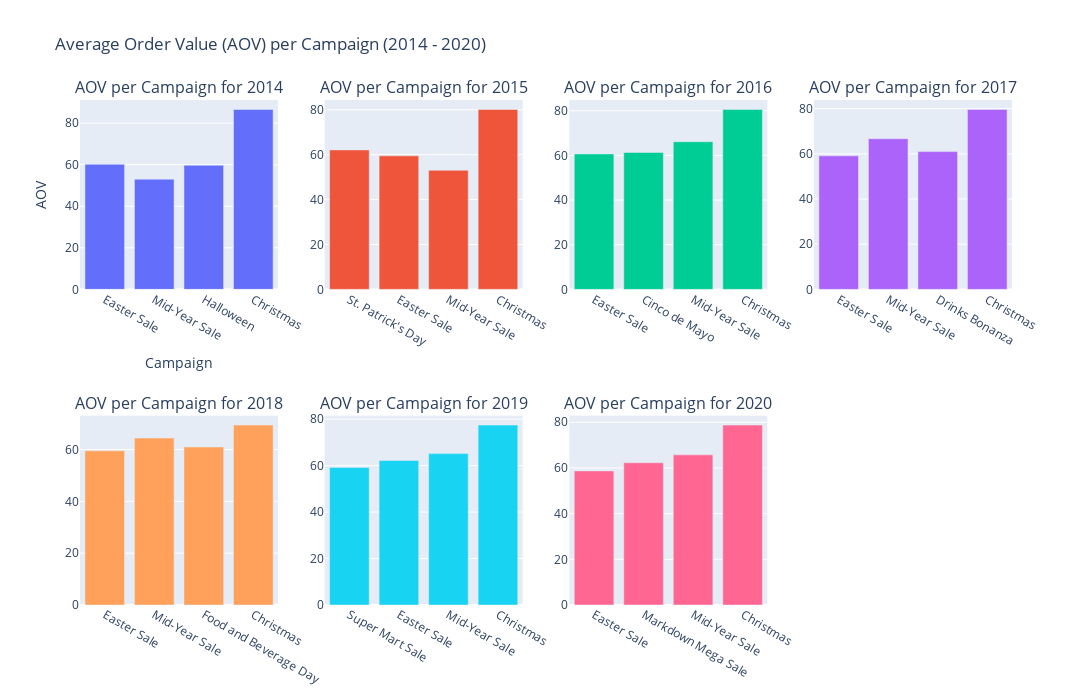

Here is the notebook cell this chart was saved with:
### Markdown cell above
##### AOV per Campaign (2014 - 2020)

### Code cell
df_campaign_by_month = aov_analysis(df2)[4]
aov_campaign_bar_graph(df_campaign_by_month)

### Figure 1 — Plotly figure (JSON) as saved in the notebook; plotly's stock layout.template omitted (floating-point values rounded to 4 significant figures)
{"data": [{"hovertemplate": "AOV: %{y}", "type": "bar", "x": ["Easter Sale", "Mid-Year Sale", "Halloween", "Christmas"], "xaxis": "x", "y": [60.2, 53.04, 59.72, 86.59], "yaxis": "y"}, {"hovertemplate": "AOV: %{y}", "type": "bar", "x": ["St. Patrick's Day", "Easter Sale", "Mid-Year Sale", "Christmas"], "xaxis": "x2", "y": [62.13, 59.47, 53.04, 80.14], "yaxis": "y2"}, {"hovertemplate": "AOV: %{y}", "type": "bar", "x": ["Easter Sale", "Cinco de Mayo", "Mid-Year Sale", "Christmas"], "xaxis": "x3", "y": [60.67, 61.33, 66.12, 80.57], "yaxis": "y3"}, {"hovertemplate": "AOV: %{y}", "type": "bar", "x": ["Easter Sale", "Mid-Year Sale", "Drinks Bonanza", "Christmas"], "xaxis": "x4", "y": [59.11, 66.7, 60.98, 79.64], "yaxis": "y4"}, {"hovertemplate": "AOV: %{y}", "type": "bar", "x": ["Easter Sale", "Mid-Year Sale", "Food and Beverage Day", "Christmas"], "xaxis": "x5", "y": [59.5, 64.42, 61.0, 69.43], "yaxis": "y5"}, {"hovertemplate": "AOV: %{y}", "type": "bar", "x": ["Super Mart Sale", "Easter Sale", "Mid-Year Sale", "Christmas"], "xaxis": "x6", "y": [59.2, 62.2, 65.16, 77.44], "yaxis": "y6"}, {"hovertemplate": "AOV: %{y}", "type": "bar", "x": ["Easter Sale", "Markdown Mega Sale", "Mid-Year Sale", "Christmas"], "xaxis": "x7", "y": [58.7, 62.28, 65.73, 78.77], "yaxis": "y7"}], "layout": {"annotations": [{"font": {"size": 16}, "showarrow": false, "text": "AOV per Campaign for 2014", "x": 0.1062, "xanchor": "center", "xref": "paper", "y": 1, "yanchor": "bottom", "yref": "paper"}, {"font": {"size": 16}, "showarrow": false, "text": "AOV per Campaign for 2015", "x": 0.3688, "xanchor": "center", "xref": "paper", "y": 1, "yanchor": "bottom", "yref": "paper"}, {"font": {"size": 16}, "showarrow": false, "text": "AOV per Campaign for 2016", "x": 0.6313, "xanchor": "center", "xref": "paper", "y": 1, "yanchor": "bottom", "yref": "paper"}, {"font": {"size": 16}, "showarrow": false, "text": "AOV per Campaign for 2017", "x": 0.8938, "xanchor": "center", "xref": "paper", "y": 1, "yanchor": "bottom", "yref": "paper"}, {"font": {"size": 16}, "showarrow": false, "text": "AOV per Campaign for 2018", "x": 0.1062, "xanchor": "center", "xref": "paper", "y": 0.375, "yanchor": "bottom", "yref": "paper"}, {"font": {"size": 16}, "showarrow": false, "text": "AOV per Campaign for 2019", "x": 0.3688, "xanchor": "center", "xref": "paper", "y": 0.375, "yanchor": "bottom", "yref": "paper"}, {"font": {"size": 16}, "showarrow": false, "text": "AOV per Campaign for 2020", "x": 0.6313, "xanchor": "center", "xref": "paper", "y": 0.375, "yanchor": "bottom", "yref": "paper"}], "height": 700, "showlegend": false, "title": {"text": "Average Order Value (AOV) per Campaign (2014 - 2020)"}, "width": 1200, "xaxis": {"anchor": "y", "domain": [0, 0.2125], "title": {"text": "Campaign"}}, "xaxis2": {"anchor": "y2", "domain": [0.2625, 0.475]}, "xaxis3": {"anchor": "y3", "domain": [0.525, 0.7375]}, "xaxis4": {"anchor": "y4", "domain": [0.7875, 1]}, "xaxis5": {"anchor": "y5", "domain": [0, 0.2125]}, "xaxis6": {"anchor": "y6", "domain": [0.2625, 0.475]}, "xaxis7": {"anchor": "y7", "domain": [0.525, 0.7375]}, "xaxis8": {"anchor": "y8", "domain": [0.7875, 1]}, "yaxis": {"anchor": "x", "domain": [0.625, 1], "title": {"text": "AOV"}}, "yaxis2": {"anchor": "x2", "domain": [0.625, 1]}, "yaxis3": {"anchor": "x3", "domain": [0.625, 1]}, "yaxis4": {"anchor": "x4", "domain": [0.625, 1]}, "yaxis5": {"anchor": "x5", "domain": [0, 0.375]}, "yaxis6": {"anchor": "x6", "domain": [0, 0.375]}, "yaxis7": {"anchor": "x7", "domain": [0, 0.375]}, "yaxis8": {"anchor": "x8", "domain": [0, 0.375]}}}
